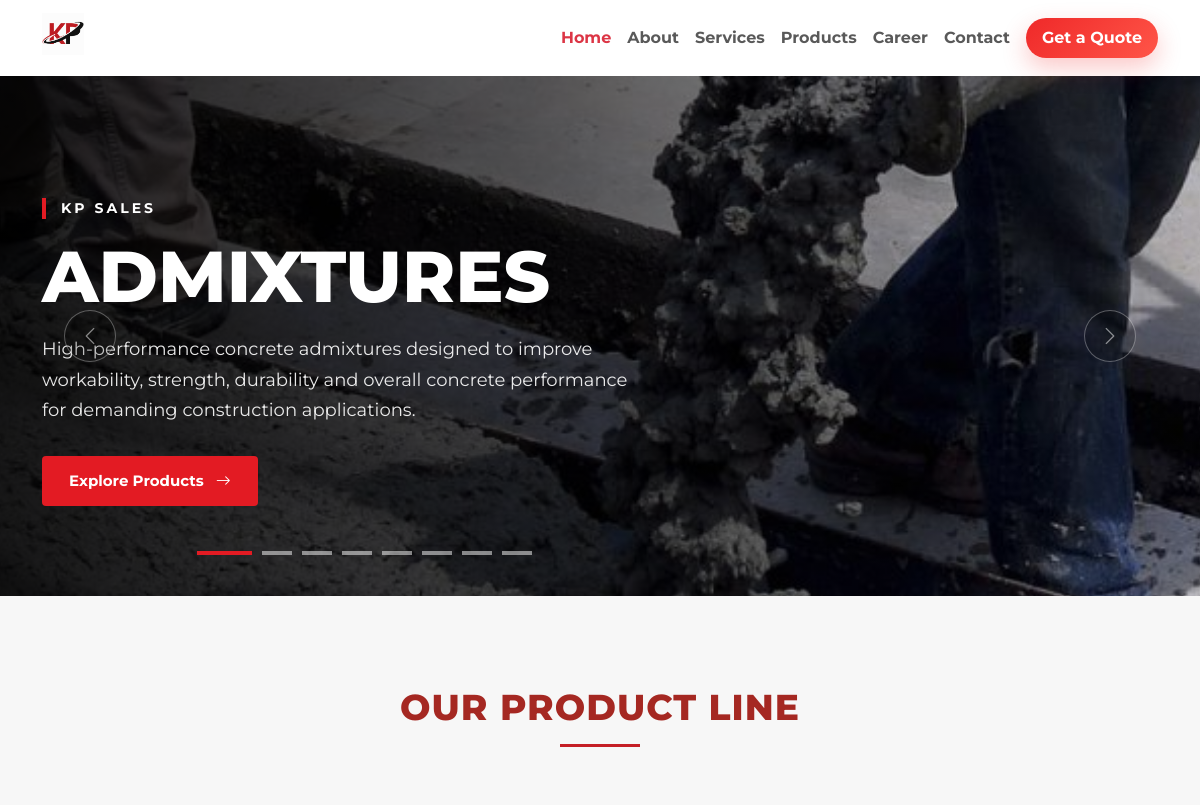
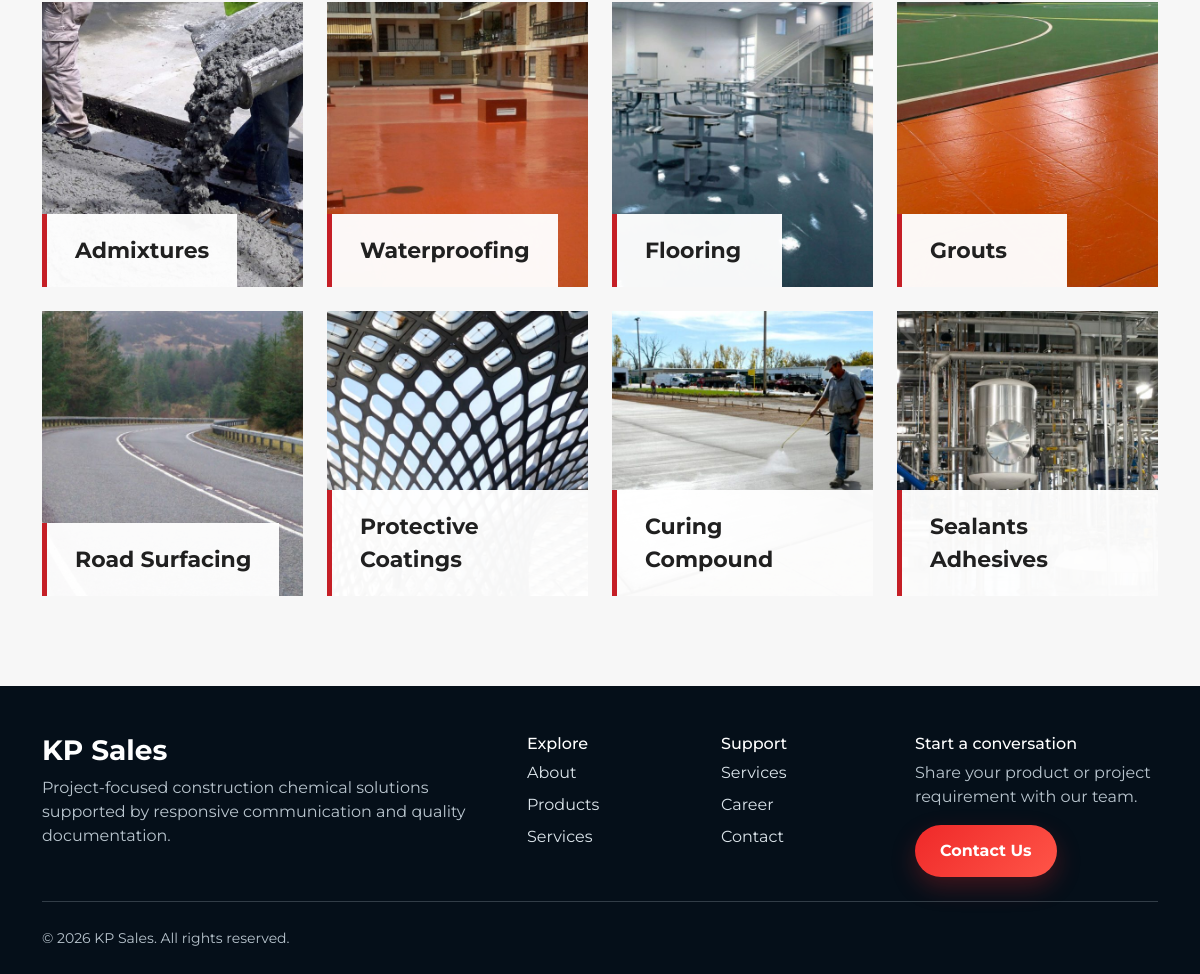
Page /allproduct/ on the committed database (2 pictures, top to bottom).
### home/models.py (models this page shows, shortened)
class ProductCategory(models.Model):
    name = models.CharField(max_length=200)
    slug = models.SlugField(
        max_length=220,
        null=True,
        blank=True
    )
    image = models.ImageField(
        upload_to="products/",
        blank=True,
        null=True
    )
    description = models.TextField(
        blank=True ,null=True )
    created_at = models.DateTimeField(
        auto_now_add=True
    )
    class Meta:
        ordering = ["id"]

### home/views.py (the view)
# urls.py: path('allproduct/', allproduct, name='allproduct'),
def allproduct(request):
    pro=ProductCategory.objects.all()
    return render(request,'products.html',{"pro":pro})

### templates/products.html (shortened to what this page needs)
{% extends 'base.html' %}
{% block content %}
{% load static %}
    <section class="category-slider">
    <div id="productCategoryCarousel"
         class="carousel slide carousel-fade"
         data-bs-ride="carousel"
         data-bs-interval="4500">
        <div class="carousel-inner">
            {% for item in pro %}
            <div class="carousel-item {% if forloop.first %}active{% endif %}">
                <div class="category-slide"
                     style="background-image: url('{{ item.image.url }}');">
                    <div class="category-overlay"></div>
                    <div class="container">
                        <div class="category-content">
                            <div class="category-eyebrow">
                                KP SALES
                            </div>
                            <h1>
                                {{ item.name }}
                            </h1>
                            <p>
                                {{ item.description|truncatewords:25 }}
                            </p>
                            <a href="{% url 'product' item.slug %}"
                               class="category-btn">
                                Explore Products
                                <i class="bi bi-arrow-right"></i>
                            </a>
                        </div>
                    </div>
                </div>
            </div>
            {% endfor %}
        </div>
        <button class="carousel-control-prev"
                type="button"
                data-bs-target="#productCategoryCarousel"
                data-bs-slide="prev">
            <span class="carousel-arrow">
                <i class="bi bi-chevron-left"></i>
            </span>
        </button>
        <button class="carousel-control-next"
                type="button"
                data-bs-target="#productCategoryCarousel"
                data-bs-slide="next">
            <span class="carousel-arrow">
                <i class="bi bi-chevron-right"></i>
            </span>
        </button>
        <div class="carousel-indicators">
            {% for item in pro %}
            <button type="button"
                    data-bs-target="#productCategoryCarousel"
                    data-bs-slide-to="{{ forloop.counter0 }}"
                    class="{% if forloop.first %}active{% endif %}"
                    aria-label="Slide {{ forloop.counter }}">
            </button>
            {% endfor %}
        </div>
    </div>
</section>
  <section class="product-line-section">
    <div class="container">
        <div class="section-heading text-center">
            <h2>OUR PRODUCT LINE</h2>
            <span></span>
        </div>
        <div class="row g-4">
             {% for item  in pro %}
            <div class="col-lg-3 col-md-6">
                <a href="{% url 'product' item.slug %}" class="product-box">
                    <img src="{{item.image.url}}"
                         alt="Waterproofing">
                         <div class="product-title">
                        {{item.name}}
                    </div>
                </a>
            </div>
            {% endfor %}
        </div>
    </div>
</section>
{% endblock %}

### static/assets/style.css (style rules this page uses)
:root { --navy: #071a2b; --navy2: #0d2940; --red: #e31b23; --gold: #f5b942; --light: #f5f8fb; --text: #203040 }
* { box-sizing: border-box }
html { scroll-behavior: smooth }
body { font-family: 'Montserrat', sans-serif; color: var(--text); overflow-x: hidden }
.product-line-section { padding: 90px 0; background: #f7f7f7; }
.section-heading { margin-bottom: 60px; }
.section-heading h2 { font-size: 36px; font-weight: 800; color: #a52822; letter-spacing: 1px; margin-bottom: 15px; }
.section-heading span { display: block; width: 80px; height: 3px; background: #c51f26; margin: auto; }
.product-box { display: block; position: relative; height: 285px; overflow: hidden; text-decoration: none; background: #ddd; }
.product-box img { width: 100%; height: 100%; object-fit: cover; transition: transform 0.6s ease; }
.product-title { position: absolute; left: 0; bottom: 0; background: rgba(255, 255, 255, 0.96); padding: 20px 28px; font-size: 22px; font-weight: 700; color: #202020; border-left: 5px solid #c51f26; min-width: 65%; transition: 0.4s ease; }
.category-slider { position: relative; width: 100%; overflow: hidden; }
.category-slide { position: relative; height: 520px; background-size: cover; background-position: center; display: flex; align-items: center; overflow: hidden; }
.category-overlay { position: absolute; inset: 0; background: linear-gradient( 90deg, rgba(0, 0, 0, 0.88) 0%, rgba(0, 0, 0, 0.65) 45%, rgba(0, 0, 0, 0.20) 100% ); }
.category-content { position: relative; z-index: 2; max-width: 650px; padding-top: 30px; }
.category-eyebrow { display: inline-block; color: #fff; font-size: 14px; font-weight: 700; letter-spacing: 3px; padding-left: 15px; border-left: 4px solid #e31b23; margin-bottom: 20px; text-transform: uppercase; }
.category-content h1 { color: #fff; font-size: clamp(42px, 6vw, 72px); line-height: 1.05; font-weight: 800; margin-bottom: 20px; text-transform: uppercase; }
.category-content p { color: rgba(255, 255, 255, 0.90); font-size: 18px; line-height: 1.7; max-width: 600px; margin-bottom: 30px; }
.category-btn { display: inline-flex; align-items: center; gap: 12px; background: #e31b23; color: #fff; padding: 14px 27px; border-radius: 4px; font-size: 15px; font-weight: 700; text-decoration: none; transition: all 0.3s ease; }
.category-btn i { transition: transform 0.3s ease; }
.carousel-arrow { width: 52px; height: 52px; display: flex; align-items: center; justify-content: center; border: 1px solid rgba(255,255,255,0.6); border-radius: 50%; background: rgba(0,0,0,0.35); color: #fff; font-size: 20px; transition: all 0.3s ease; }
.category-slider .carousel-indicators { bottom: 25px; justify-content: flex-start; padding-left: 12px; }
.category-slider .carousel-indicators button { width: 30px; height: 4px; margin: 0 5px; border: 0; opacity: 0.5; transition: all 0.3s ease; }
.category-slider .carousel-indicators button.active { width: 55px; background: #e31b23; opacity: 1; }
.carousel-fade .carousel-item { opacity: 0; transition: opacity 1s ease-in-out; }
.carousel-fade .carousel-item.active { opacity: 1; }
.carousel-item.active .category-slide { animation: heroZoom 5s ease forwards; }
.carousel-item .category-content { opacity: 0; transform: translateY(40px); }
.carousel-item.active .category-content { animation: contentUp 1s ease 0.3s forwards; }

### rows in the picture
ProductCategory: image (picture), name "ADMIXTURES", description "High-performance concrete admixtures designed to improve workability, strength, durability and overall concrete performance for demanding construction applications.", name "Admixtures"
ProductCategory: image (picture), name "Waterproofing"
ProductCategory: image (picture), name "Flooring"
ProductCategory: image (picture), name "Grouts"
ProductCategory: image (picture), name "Road Surfacing"
ProductCategory: image (picture), name "Protective Coatings"
ProductCategory: image (picture), name "Curing Compound"
ProductCategory: image (picture), name "Sealants Adhesives"
